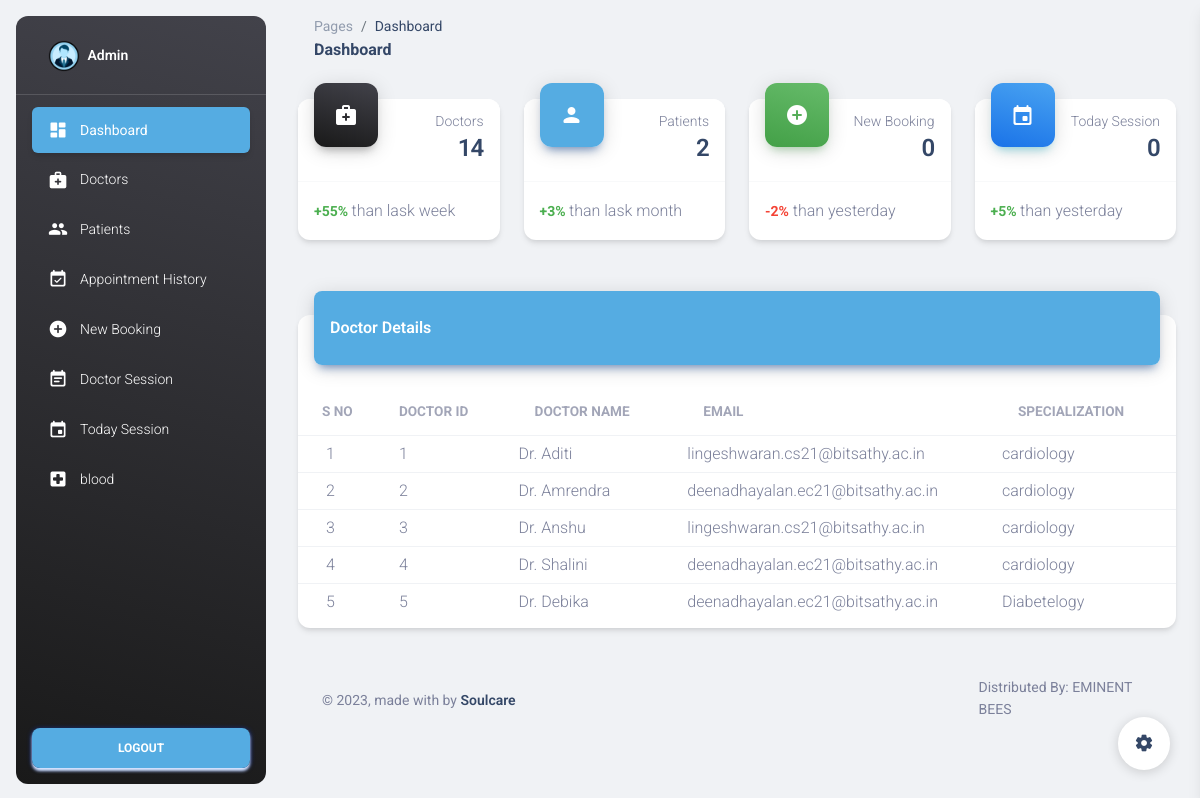
The app's page /admin_dashboard (signed in) with its own data.
### tables this page shows
CREATE TABLE doctors (
        docter_id INTEGER PRIMARY KEY AUTOINCREMENT,
        filename TEXT NOT NULL,
        username TEXT NOT NULL,
        password TEXT NOT NULL,
        first_name TEXT NOT NULL,
        last_name TEXT NOT NULL,
        birthdate DATE NOT NULL,
        age INTEGER NOT NULL ,
        gender TEXT NOT NULL,
        blood TEXT NOT NULL,
        specialization TEXT NOT NULL, 
        email TEXT NOT NULL,
        mobile TEXT NOT NULL
    );

### app.py (the view)
@app.route('/admin_dashboard')
def admin_dashboard():
    if 'username' in session:
        username = session['username']
        with sql.connect("appointment.db") as conn:
            cur = conn.cursor()
            cur.execute("SELECT appointment_id ,name, doctor_name, date FROM appointments")
            appointments = cur.fetchall()
            cur.execute("SELECT d.specialization, a.doctor_id , d.first_name , a.date  FROM availability a JOIN doctors d ON a.doctor_id = d.docter_id ")
            events = cur.fetchall()
            cur.execute("SELECT docter_id, first_name, email, specialization FROM doctors")
            doctor_details = cur.fetchall()
            today_date = datetime.now().date()
            sql_query = "SELECT COUNT(*) FROM appointments WHERE date = ?"
            cur.execute(sql_query, (today_date,))
            count = cur.fetchone()[0]
            sql_query = "SELECT COUNT(*) FROM users"
            cur.execute(sql_query)
            count_available_users = cur.fetchone()[0]
            sql_query = "SELECT COUNT(*) FROM doctors"
            cur.execute(sql_query)
            count_available_doctors = cur.fetchone()[0]
            sql_query = "SELECT COUNT(*) FROM appointments WHERE date >= ?"
            cur.execute(sql_query, (today_date,))
            future_appointments = cur.fetchone()[0]
            print(appointments)  # Add this line to debug
        return render_template('admin_dashboard.html', username=username, appointments=appointments,events=events,doctor_details=doctor_details,count=count,count_available_doctors=count_available_doctors,count_available_users=count_available_users,future_appointments=future_appointments)
    else:
        return redirect(url_for('login'))

### templates/admin_dashboard.html (shortened to what this page needs)
<!DOCTYPE html>
<html lang="en">
<head>
  <link href="../static/assets/css/nucleo-icons.css" rel="stylesheet" />
  <link href="../static/assets/css/nucleo-svg.css" rel="stylesheet" />
  <link id="pagestyle" href="../static/assets/css/material-dashboard.css" rel="stylesheet" />
</head>
<body class="g-sidenav-show  bg-gray-200">
  <aside class="sidenav navbar navbar-vertical navbar-expand-xs border-0 border-radius-xl my-3 fixed-start ms-3   bg-gradient-dark" id="sidenav-main">
    <div class="sidenav-header">
      <a class="navbar-brand m-0" href=" https://demos.creative-tim.com/material-dashboard/pages/dashboard " target="_blank">
        <img src="../static/user.png" class="navbar-brand-img h-100" alt="main_logo">
        <span class="ms-1 font-weight-bold text-white">Admin</span>
      </a>
    </div>
    <hr class="horizontal light mt-0 mb-2">
    <div class="" id="sidenav-collapse-main">
      <ul class="navbar-nav">
        <li class="nav-item">
          <a class="nav-link text-white active bg-gradient-primary" href="admin_dashboard">
            <div class="text-white text-center me-2 d-flex align-items-center justify-content-center">
              <i class="material-icons opacity-10">dashboard</i>
            </div>
            <span class="nav-link-text ms-1">Dashboard</span>
          </a>
        </li>
        <li class="nav-item">
          <a class="nav-link text-white " href="doctor">
            <div class="text-white text-center me-2 d-flex align-items-center justify-content-center">
              <i class="material-icons opacity-10">medical_services</i>
            </div>
            <span class="nav-link-text ms-1">Doctors</span>
          </a>
        </li>
        <li class="nav-item">
          <a class="nav-link text-white " href="patient">
            <div class="text-white text-center me-2 d-flex align-items-center justify-content-center">
              <i class="material-icons opacity-10">people</i>
            </div>
            <span class="nav-link-text ms-1">Patients</span>
          </a>
        </li>
        <li class="nav-item">
          <a class="nav-link text-white " href="appointment">
            <div class="text-white text-center me-2 d-flex align-items-center justify-content-center">
              <i class="material-icons opacity-10">event_available</i>
            </div>
            <span class="nav-link-text ms-1">Appointment History</span>
          </a>
        </li>
        <li class="nav-item">
          <a class="nav-link text-white " href="new_booking">
            <div class="text-white text-center me-2 d-flex align-items-center justify-content-center">
              <i class="material-icons opacity-10">add_circle</i>
            </div>
            <span class="nav-link-text ms-1">New Booking</span>
          </a>
        </li>
        <li class="nav-item">
          <a class="nav-link text-white " href="sessions">
            <div class="text-white text-center me-2 d-flex align-items-center justify-content-center">
              <i class="material-icons opacity-10">event_note</i>
            </div>
            <span class="nav-link-text ms-1">Doctor Session</span>
          </a>
        </li>
        <li class="nav-item">
          <a class="nav-link text-white " href="today_sessions">
            <div class="text-white text-center me-2 d-flex align-items-center justify-content-center">
              <i class="material-icons opacity-10">event</i>
            </div>
            <span class="nav-link-text ms-1">Today Session</span>
          </a>
        </li>
        <li class="nav-item">
          <a class="nav-link text-white " href="admin_blood_status">
            <div class="text-white text-center me-2 d-flex align-items-center justify-content-center">
              <i class="material-icons opacity-10">local_hospital</i>
            </div>
            <span class="nav-link-text ms-1">blood</span>
          </a>
        </li>
      </ul>
    </div>
    <div class="sidenav-footer position-absolute w-100 bottom-0 ">
      <div class="mx-3">
        <a class="btn bg-gradient-primary mt-4 w-100" href="logout" type="button">logout</a>
      </div>
    </div>
  </aside>
  <main class="main-content position-relative max-height-vh-100 h-100 border-radius-lg ">
    <nav class="navbar navbar-main navbar-expand-lg px-0 mx-4 shadow-none border-radius-xl" id="navbarBlur" navbar-scroll="true">
      <div class="container-fluid py-1 px-3">
        <nav aria-label="breadcrumb">
          <ol class="breadcrumb bg-transparent mb-0 pb-0 pt-1 px-0 me-sm-6 me-5">
            <li class="breadcrumb-item text-sm"><a class="opacity-5 text-dark" href="javascript:;">Pages</a></li>
            <li class="breadcrumb-item text-sm text-dark active" aria-current="page">Dashboard</li>
          </ol>
          <h6 class="font-weight-bolder mb-0">Dashboard</h6>
        </nav>
        </div>
    </nav>
    <div class="container-fluid py-4">
      <div class="row">
        <div class="col-xl-3 col-sm-6 mb-xl-0 mb-4">
          <div class="card">
            <div class="card-header p-3 pt-2">
              <div class="icon icon-lg icon-shape bg-gradient-dark shadow-dark text-center border-radius-xl mt-n4 position-absolute">
                <i class="material-icons opacity-10">medical_services</i>
              </div>
              <div class="text-end pt-1">
                <p class="text-sm mb-0 text-capitalize">Doctors</p>
                <h4 class="mb-0">{{count_available_doctors}}</h4>
              </div>
            </div>
            <hr class="dark horizontal my-0">
            <div class="card-footer p-3">
              <p class="mb-0"><span class="text-success text-sm font-weight-bolder">+55% </span>than lask week</p>
            </div>
          </div>
        </div>
        <div class="col-xl-3 col-sm-6 mb-xl-0 mb-4">
          <div class="card">
            <div class="card-header p-3 pt-2">
              <div class="icon icon-lg icon-shape bg-gradient-primary shadow-primary text-center border-radius-xl mt-n4 position-absolute">
                <i class="material-icons opacity-10">person</i>
              </div>
              <div class="text-end pt-1">
                <p class="text-sm mb-0 text-capitalize">patients</p>
                <h4 class="mb-0">{{count_available_users}}</h4>
              </div>
            </div>
            <hr class="dark horizontal my-0">
            <div class="card-footer p-3">
              <p class="mb-0"><span class="text-success text-sm font-weight-bolder">+3% </span>than lask month</p>
            </div>
          </div>
        </div>
        <div class="col-xl-3 col-sm-6 mb-xl-0 mb-4">
          <div class="card">
            <div class="card-header p-3 pt-2">
              <div class="icon icon-lg icon-shape bg-gradient-success shadow-success text-center border-radius-xl mt-n4 position-absolute">
                <i class="material-icons opacity-10">add_circle</i>
              </div>
              <div class="text-end pt-1">
                <p class="text-sm mb-0 text-capitalize">New Booking</p>
                <h4 class="mb-0">{{future_appointments}}</h4>
              </div>
            </div>
            <hr class="dark horizontal my-0">
            <div class="card-footer p-3">
              <p class="mb-0"><span class="text-danger text-sm font-weight-bolder">-2%</span> than yesterday</p>
            </div>
          </div>
        </div>
        <div class="col-xl-3 col-sm-6">
          <div class="card">
            <div class="card-header p-3 pt-2">
              <div class="icon icon-lg icon-shape bg-gradient-info shadow-info text-center border-radius-xl mt-n4 position-absolute">
                <i class="material-icons opacity-10">event</i>
              </div>
              <div class="text-end pt-1">
                <p class="text-sm mb-0 text-capitalize">Today Session</p>
                <h4 class="mb-0">{{count}}</h4>
              </div>
            </div>
            <hr class="dark horizontal my-0">
            <div class="card-footer p-3">
              <p class="mb-0"><span class="text-success text-sm font-weight-bolder">+5% </span>than yesterday</p>
            </div>
          </div>
        </div>
      </div>
      <br><br>
      <div class="row">
        <div class="col-12">
          <div class="card my-4">
            <div class="card-header p-0 position-relative mt-n4 mx-3 z-index-2">
              <div class="bg-gradient-primary shadow-primary border-radius-lg pt-4 pb-3">
                <h6 class="text-white text-capitalize ps-3">Doctor Details</h6>
              </div>
            </div>
            <div class="card-body px-0 pb-2">
              <div class="table-responsive p-0">
                <table class="table align-items-center mb-0">
                  <thead>
                    <tr>
                      <th class=" text-uppercase text-secondary text-xxs font-weight-bolder opacity-7">S No</th>
                      <th class=" text-uppercase text-secondary text-xxs font-weight-bolder opacity-7 ps-2">Doctor ID</th>
                      <th class="text-uppercase text-secondary text-xxs font-weight-bolder opacity-7">Doctor Name</th>
                      <th class="text-uppercase text-secondary text-xxs font-weight-bolder opacity-7">Email</th>
                      <th class="text-uppercase text-secondary text-xxs font-weight-bolder opacity-7">Specialization</th>
                    </tr>
                  </thead>
                  <tbody>
                    {% for row in doctor_details[:5] %}
                    <tr>
                      <td class="align-middle ">
                        <p class="text-xs text-secondary mb-0" style="margin-left: 20px;">{{ loop.index }}</p>
                      </td>
                      <td class="align-middle ">
                        <p class="text-xs text-secondary mb-0">{{ row[0] }}</p>
                      </td>
                      <td class="align-middle ">
                        <p class="text-xs text-secondary mb-0">{{ row[1] }}</p>
                      </td>
                      <td class="align-middle ">
                        <p class="text-xs text-secondary mb-0">{{ row[2] }}</p>
                      </td>
                      <td class="align-middle">
                        <p class="text-xs text-secondary mb-0">{{ row[3] }}</p>
                      </td>
                    </tr>
                    {% endfor %}
                  </tbody>
                </table>
              </div>
            </div>
          </div>
        </div>
      </div>
<footer class="footer py-4  ">
        <div class="container-fluid">
          <div class="row align-items-center justify-content-lg-between">
            <div class="col-lg-4 mb-lg-0 mb-4">
              <div class="copyright text-center text-sm text-muted text-lg-start">
                © ,
                made with  by
                <a href="https://www.creative-tim.com" class="font-weight-bold" target="_blank">Soulcare </a>
              </div>
            </div>
            <div class="col-lg-3">
              <ul class="nav nav-footer justify-content-center justify-content-lg-end">
              <li class="nav-item">
                <a href="https://www.creative-tim.com" class="nav-link text-muted" target="_blank">Distributed By: EMINENT BEES</a>
              </li>
            </ul>
            </div>
          </div>
        </div>
      </footer>
    </div>
  </main>
  <div class="fixed-plugin">
    <a class="fixed-plugin-button text-dark position-fixed px-3 py-2">
      <i class="material-icons py-2">settings</i>
    </a>
  </div>
</body>
</html>

### static/assets/css/nucleo-svg.css (style rules this page uses)
.icon { display: inline-block; color: #111111; height: 1em; width: 1em; }
.icon-lg { height: 1.6em; width: 1.6em; }
.icon { fill: currentColor; stroke: none; }

### records on screen
doctors: docter_id "1", first_name "Dr. Aditi", email "lingeshwaran.cs21@bitsathy.ac.in", specialization "cardiology"
doctors: docter_id "2", first_name "Dr. Amrendra", email "deenadhayalan.ec21@bitsathy.ac.in", specialization "cardiology"
doctors: docter_id "3", first_name "Dr. Anshu", email "lingeshwaran.cs21@bitsathy.ac.in", specialization "cardiology"
doctors: docter_id "4", first_name "Dr. Shalini", email "deenadhayalan.ec21@bitsathy.ac.in", specialization "cardiology"
doctors: docter_id "5", first_name "Dr. Debika", email "deenadhayalan.ec21@bitsathy.ac.in", specialization "Diabetelogy"

### other values on screen
{{ count_available_doctors }} "14"
{{ count_available_users }} "2"
{{ future_appointments }} "0"
{{ count }} "0"
